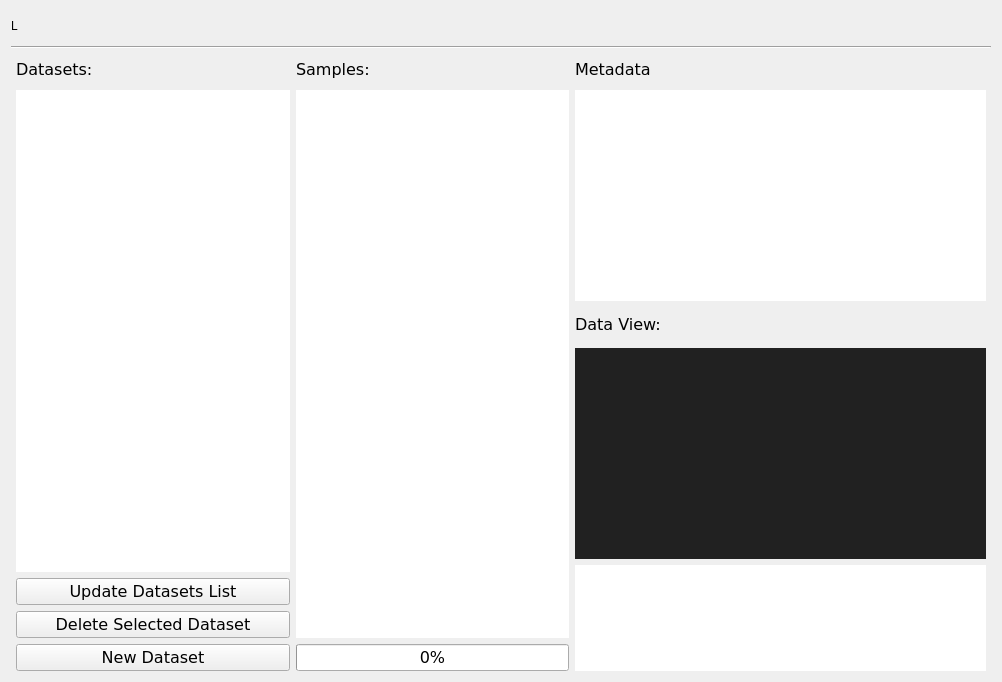
<?xml version="1.0" encoding="UTF-8"?>
<ui version="4.0">
 <class>Form</class>
 <widget class="QWidget" name="Form">
  <property name="geometry">
   <rect>
    <x>0</x>
    <y>0</y>
    <width>1002</width>
    <height>682</height>
   </rect>
  </property>
  <property name="windowTitle">
   <string>Form</string>
  </property>
  <property name="styleSheet">
   <string notr="true">QGridLayout{
	background:#ff0022;
}</string>
  </property>
  <layout class="QGridLayout" name="gridLayout">
   <item row="0" column="0">
    <layout class="QVBoxLayout" name="verticalLayout_5" stretch="1,0,1,20,0">
     <item>
      <layout class="QHBoxLayout" name="header_bar" stretch="2,40">
       <property name="spacing">
        <number>0</number>
       </property>
       <item>
        <widget class="QLabel" name="label_logo">
         <property name="text">
          <string>L</string>
         </property>
        </widget>
       </item>
       <item>
        <widget class="QLabel" name="label_title">
         <property name="text">
          <string/>
         </property>
        </widget>
       </item>
      </layout>
     </item>
     <item>
      <widget class="Line" name="line">
       <property name="orientation">
        <enum>Qt::Horizontal</enum>
       </property>
      </widget>
     </item>
     <item>
      <layout class="QHBoxLayout" name="labels_bar" stretch="2,2,3">
       <property name="leftMargin">
        <number>5</number>
       </property>
       <property name="rightMargin">
        <number>5</number>
       </property>
       <item>
        <widget class="QLabel" name="label">
         <property name="font">
          <font>
           <family>Verdana</family>
           <pointsize>12</pointsize>
           <weight>50</weight>
           <bold>false</bold>
          </font>
         </property>
         <property name="text">
          <string>Datasets:</string>
         </property>
        </widget>
       </item>
       <item>
        <widget class="QLabel" name="label_samples">
         <property name="font">
          <font>
           <family>Verdana</family>
           <pointsize>12</pointsize>
           <weight>50</weight>
           <bold>false</bold>
          </font>
         </property>
         <property name="text">
          <string>Samples:</string>
         </property>
        </widget>
       </item>
       <item>
        <widget class="QLabel" name="label_metadata">
         <property name="font">
          <font>
           <family>Verdana</family>
           <pointsize>12</pointsize>
           <weight>50</weight>
           <bold>false</bold>
          </font>
         </property>
         <property name="text">
          <string>Metadata</string>
         </property>
        </widget>
       </item>
      </layout>
     </item>
     <item>
      <layout class="QHBoxLayout" name="horizontalLayout_2" stretch="2,2,3">
       <property name="leftMargin">
        <number>5</number>
       </property>
       <property name="rightMargin">
        <number>5</number>
       </property>
       <item>
        <layout class="QVBoxLayout" name="verticalLayout_2">
         <item>
          <widget class="QListWidget" name="datasets_list">
           <property name="font">
            <font>
             <family>Verdana</family>
             <pointsize>10</pointsize>
            </font>
           </property>
           <property name="frameShape">
            <enum>QFrame::NoFrame</enum>
           </property>
           <property name="resizeMode">
            <enum>QListView::Adjust</enum>
           </property>
          </widget>
         </item>
         <item>
          <widget class="QPushButton" name="btn_list">
           <property name="font">
            <font>
             <family>Verdana</family>
             <pointsize>12</pointsize>
             <weight>50</weight>
             <bold>false</bold>
            </font>
           </property>
           <property name="text">
            <string>Update Datasets List</string>
           </property>
          </widget>
         </item>
         <item>
          <widget class="QPushButton" name="btn_delete_dataset">
           <property name="font">
            <font>
             <family>Verdana</family>
             <pointsize>12</pointsize>
             <weight>50</weight>
             <bold>false</bold>
            </font>
           </property>
           <property name="text">
            <string>Delete Selected Dataset</string>
           </property>
          </widget>
         </item>
         <item>
          <widget class="QPushButton" name="btn_new_dataset">
           <property name="font">
            <font>
             <family>Verdana</family>
             <pointsize>12</pointsize>
             <weight>50</weight>
             <bold>false</bold>
            </font>
           </property>
           <property name="text">
            <string>New Dataset</string>
           </property>
          </widget>
         </item>
        </layout>
       </item>
       <item>
        <layout class="QVBoxLayout" name="verticalLayout_3" stretch="10,1,2">
         <item>
          <widget class="QListWidget" name="samples_list">
           <property name="font">
            <font>
             <family>Verdana</family>
             <pointsize>10</pointsize>
            </font>
           </property>
           <property name="frameShape">
            <enum>QFrame::NoFrame</enum>
           </property>
           <property name="resizeMode">
            <enum>QListView::Adjust</enum>
           </property>
           <property name="layoutMode">
            <enum>QListView::Batched</enum>
           </property>
           <property name="batchSize">
            <number>20</number>
           </property>
          </widget>
         </item>
         <item>
          <layout class="QGridLayout" name="drop_zone"/>
         </item>
         <item>
          <widget class="QProgressBar" name="upload_progress">
           <property name="font">
            <font>
             <family>Verdana</family>
             <pointsize>12</pointsize>
            </font>
           </property>
           <property name="value">
            <number>0</number>
           </property>
          </widget>
         </item>
        </layout>
       </item>
       <item>
        <layout class="QVBoxLayout" name="verticalLayout_4" stretch="6,1,6,3">
         <item>
          <widget class="QTableView" name="sample_metadata">
           <property name="font">
            <font>
             <family>Verdana</family>
             <pointsize>10</pointsize>
             <italic>true</italic>
            </font>
           </property>
           <property name="frameShape">
            <enum>QFrame::NoFrame</enum>
           </property>
           <property name="sizeAdjustPolicy">
            <enum>QAbstractScrollArea::AdjustToContentsOnFirstShow</enum>
           </property>
           <property name="textElideMode">
            <enum>Qt::ElideRight</enum>
           </property>
           <property name="horizontalScrollMode">
            <enum>QAbstractItemView::ScrollPerPixel</enum>
           </property>
           <property name="showGrid">
            <bool>false</bool>
           </property>
          </widget>
         </item>
         <item>
          <widget class="QLabel" name="label_4">
           <property name="font">
            <font>
             <family>Verdana</family>
             <pointsize>12</pointsize>
             <weight>50</weight>
             <bold>false</bold>
            </font>
           </property>
           <property name="text">
            <string>Data View:</string>
           </property>
          </widget>
         </item>
         <item>
          <widget class="QLabel" name="sample_image">
           <property name="styleSheet">
            <string notr="true">background: #212121</string>
           </property>
           <property name="text">
            <string/>
           </property>
          </widget>
         </item>
         <item>
          <layout class="QHBoxLayout" name="horizontalLayout" stretch="8">
           <item>
            <widget class="QListWidget" name="items_list">
             <property name="font">
              <font>
               <family>Verdana</family>
               <pointsize>10</pointsize>
              </font>
             </property>
             <property name="frameShape">
              <enum>QFrame::NoFrame</enum>
             </property>
             <property name="resizeMode">
              <enum>QListView::Adjust</enum>
             </property>
            </widget>
           </item>
          </layout>
         </item>
        </layout>
       </item>
      </layout>
     </item>
     <item>
      <layout class="QHBoxLayout" name="horizontalLayout_3"/>
     </item>
    </layout>
   </item>
  </layout>
 </widget>
 <resources/>
 <connections/>
</ui>
